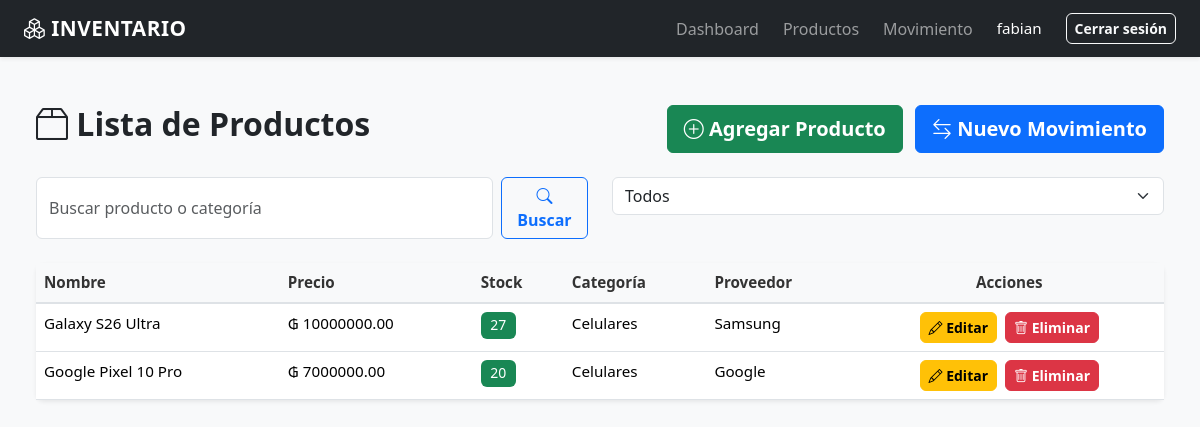
Page /productos/?page=2 (signed in) on the earlier database version.
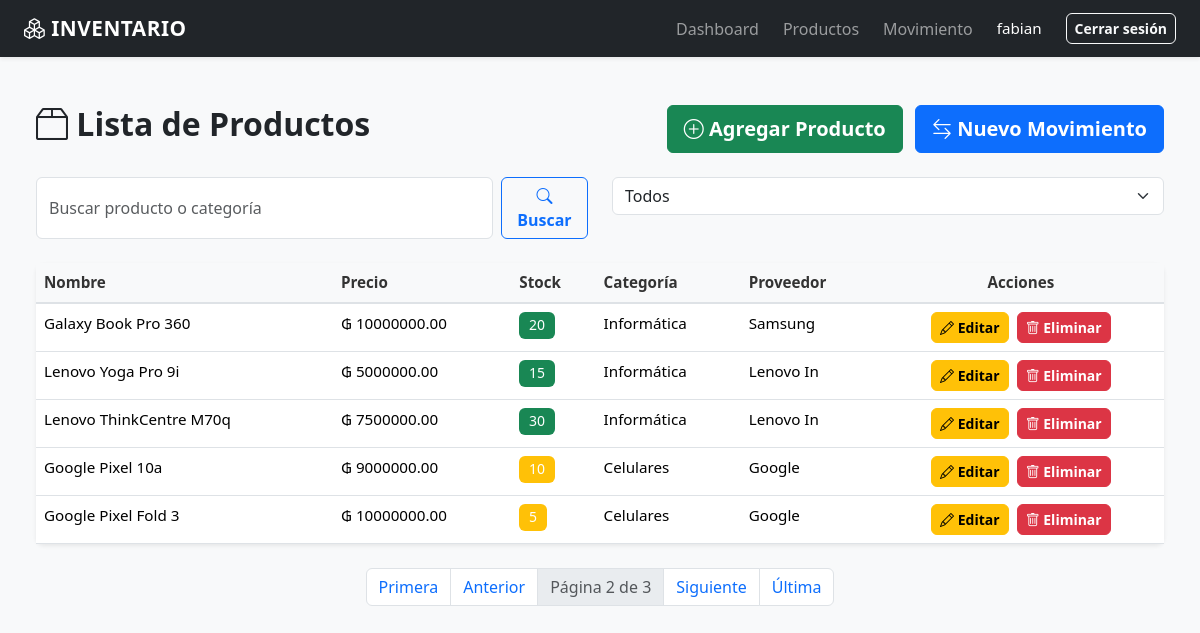
Same page on the later database version.
### inventario/models.py (models this page shows, shortened)
class Producto(models.Model):
    nombre = models.CharField(max_length=100)
    precio = models.DecimalField(max_digits=10, decimal_places=2)
    stock = models.IntegerField(default=0)
    categoria = models.ForeignKey(Categoria, on_delete=models.CASCADE)
    proveedor = models.ForeignKey(Proveedor, on_delete=models.CASCADE)

class Categoria(models.Model):
    nombre = models.CharField(max_length=100)

class Proveedor(models.Model):
    nombre = models.CharField(max_length=100)
    telefono = models.CharField(max_length=20)

### inventario/views.py (the view)
# urls.py: path('productos/', lista_productos, name='lista_productos'),
@login_required
def lista_productos(request):
    productos_lista = Producto.objects.select_related(
        'categoria',
        'proveedor'
    )
    busqueda = request.GET.get('buscar')
    if busqueda:
        productos_lista = productos_lista.filter(
            Q(nombre__icontains=busqueda)
            |
            Q(categoria__nombre__icontains=busqueda)
        )
    paginator = Paginator(
        productos_lista,
        5
    )
    page_number = request.GET.get('page')
    productos = paginator.get_page(page_number)
    return render(
        request,
        'inventario/lista_productos.html',
        {
            'productos': productos
        }
    )

### inventario/templates/inventario/lista_productos.html (shortened to what this page needs)
{% extends 'inventario/base.html' %}
{% block content %}
<div class="container-fluid">
    <div class="row mb-4 mt-4">
        <div class="col-md-6">
            <h2 class="fw-bold text-dark">
                <i class="bi bi-box2"></i> Lista de Productos
            </h2>
        </div>
        <div class="col-md-6 text-end">
            <a href="/producto/crear/" class="btn btn-success btn-lg">
                <i class="bi bi-plus-circle"></i> Agregar Producto
            </a>
            <a href="/movimientos/crear/" class="btn btn-primary btn-lg ms-2">
                <i class="bi bi-arrow-left-right"></i> Nuevo Movimiento
            </a>
        </div>
    </div>
    <div class="row mb-4">
        <div class="col-md-6">
            <form method="GET" class="d-flex gap-2">
                <input type="text"
                       name="busqueda"
                       id="busqueda"
                       class="form-control"
                       placeholder="Buscar producto o categoría"
                       value="{{ request.GET.busqueda }}">
                <button type="submit" class="btn btn-outline-primary">
                    <i class="bi bi-search"></i> Buscar
                </button>
            </form>
        </div>
        <div class="col-md-6">
            <select id="filtroStock" class="form-select">
                <option value="todos">Todos</option>
            </select>
        </div>
    </div>
    <div class="card border-0 shadow-sm">
        <div class="table-responsive">
            <table class="table table-hover mb-0">
                <thead class="table-light">
                    <tr>
                        <th>Nombre</th>
                        <th>Precio</th>
                        <th>Stock</th>
                        <th>Categoría</th>
                        <th>Proveedor</th>
                        <th class="text-center">Acciones</th>
                    </tr>
                </thead>
                <tbody>
                    {% for producto in productos %}
                        <tr class="fila-producto" data-stock="{{ producto.stock }}">
                            <td class="fw-5">{{ producto.nombre }}</td>
                            <td>₲ {{ producto.precio }}</td>
                            <td>
                                <span class="badge {% if producto.stock > 10 %}bg-success{% elif producto.stock > 0 %}bg-warning{% else %}bg-danger{% endif %}">
                                    {{ producto.stock }}
                                </span>
                            </td>
                            <td>{{ producto.categoria.nombre }}</td>
                            <td>{{ producto.proveedor.nombre }}</td>
                            <td>
                                <div class="d-flex gap-2 justify-content-center">
                                    <a href="/productos/{{ producto.id }}/editar" class="btn btn-warning btn-sm">
                                        <i class="bi bi-pencil"></i> Editar
                                    </a>
                                    <a href="/productos/{{ producto.id }}/eliminar/" class="btn btn-danger btn-sm" onclick="return confirm('¿Estás seguro?')">
                                        <i class="bi bi-trash"></i> Eliminar
                                    </a>
                                </div>
                            </td>
                        </tr>
                    {% endfor %}
                </tbody>
            </table>
        </div>
    </div>
    {% if productos.has_other_pages %}
        <nav aria-label="Paginación" class="mt-4">
            <ul class="pagination justify-content-center">
                {% if productos.has_previous %}
                    <li class="page-item">
                        <a class="page-link" href="?page=1">Primera</a>
                    </li>
                    <li class="page-item">
                        <a class="page-link" href="?page={{ productos.previous_page_number }}">Anterior</a>
                    </li>
                {% endif %}
                <li class="page-item disabled">
                    <span class="page-link">
                        Página {{ productos.number }} de {{ productos.paginator.num_pages }}
                    </span>
                </li>
                {% if productos.has_next %}
                    <li class="page-item">
                        <a class="page-link" href="?page={{ productos.next_page_number }}">Siguiente</a>
                    </li>
                    <li class="page-item">
                        <a class="page-link" href="?page={{ productos.paginator.num_pages }}">Última</a>
                    </li>
                {% endif %}
            </ul>
        </nav>
    {% endif %}
</div>
{% endblock content %}

### inventario/templates/inventario/base.html (shortened to what this page needs)
<!DOCTYPE html>
<html lang="es">
<head>
    <link href="https://cdn.jsdelivr.net/npm/bootstrap@5.3.3/dist/css/bootstrap.min.css" rel="stylesheet">
    <link rel="stylesheet" href="https://cdn.jsdelivr.net/npm/bootstrap-icons@1.11.0/font/bootstrap-icons.css">
</head>
<body class="bg-light">
    <nav class="navbar navbar-expand-lg navbar-dark bg-dark shadow-sm">
        <div class="container-fluid px-4">
            <a href="/" class="navbar-brand fw-bold">
                <i class="bi bi-boxes"></i> INVENTARIO
            </a>
            <div class="collapse navbar-collapse" id="navbarNav">
                <ul class="navbar-nav ms-auto">
                    <li class="nav-item">
                        <a class="nav-link" href="/">Dashboard</a>
                    </li>
                    <li class="nav-item">
                        <a class="nav-link" href="/productos/">Productos</a>
                    </li>
                    <li class="nav-item">
                        <a class="nav-link" href="/movimientos/crear/">Movimiento</a>
                    </li>
                </ul>
            </div>
            <div class="user-info ms-3">
                {% if user.is_authenticated %}
                    <span>{{user.username}}</span>
                    <form action="/logout/" method="POST" style="display:inline;">
                        <button type="submit" class="btn btn-outline-light btn-sm ms-2">
                            Cerrar sesión
                        </button>
                    </form>
                {% endif %}
            </div>
        </div>
    </nav>
    <main class="container-fluid px-4 py-4">
        {% block content %}
        {% endblock content %}
    </main>
</body>
</html>

### inventario/templates/inventario/base.html (style rules this page uses)
:root { --primary-color: #0d6efd; --secondary-color: #6c757d; --success-color: #198754; --danger-color: #dc3545; --warning-color: #ffc107; --info-color: #0dcaf0; }
* { margin: 0; padding: 0; box-sizing: border-box; }
body { background-color: #f8f9fa; font-family: 'Segoe UI', Tahoma, Geneva, Verdana, sans-serif; color: #333; }
.navbar { box-shadow: 0 2px 4px rgba(0, 0, 0, 0.1); }
.navbar-brand { font-weight: 700; font-size: 1.3rem; letter-spacing: 0.5px; }
.nav-link { font-weight: 500; transition: all 0.3s ease; margin-left: 0.5rem; }
.user-info { font-size: 0.95rem; color: white; display: flex; align-items: center; gap: 1rem; }
main { min-height: calc(100vh - 56px); padding-bottom: 2rem; }
.card { border: none; border-radius: 0.5rem; transition: box-shadow 0.3s ease; }
.form-control, .form-select { border: 1px solid #dee2e6; border-radius: 0.375rem; transition: border-color 0.3s, box-shadow 0.3s; }
.btn { font-weight: 600; border-radius: 0.375rem; transition: all 0.3s ease; }
.btn-primary { background-color: var(--primary-color); border-color: var(--primary-color); }
.table { font-size: 0.95rem; }
.table thead th { font-weight: 600; background-color: #f8f9fa; border-bottom: 2px solid #dee2e6; color: #333; }
.badge { padding: 0.4rem 0.6rem; font-size: 0.85rem; font-weight: 500; }

### inventario/templates/inventario/lista_productos.html (style rules this page uses)
.badge { padding: 0.4rem 0.6rem; font-size: 0.875rem; }

Differences in the rows shown:
no longer on this page (row unchanged): Producto: nombre "Galaxy S26 Ultra", precio "10000000.00", stock "27", categoria.nombre "Celulares", proveedor.nombre "Samsung"
no longer on this page (row unchanged): Producto: nombre "Google Pixel 10 Pro", precio "7000000.00", stock "20", categoria.nombre "Celulares", proveedor.nombre "Google"
added Producto: nombre "Galaxy Book Pro 360", precio "10000000.00", stock "20", categoria.nombre "Informática", proveedor.nombre "Samsung"
added Producto: nombre "Lenovo Yoga Pro 9i", precio "5000000.00", stock "15", categoria.nombre "Informática", proveedor.nombre "Lenovo In"
added Producto: nombre "Lenovo ThinkCentre M70q", precio "7500000.00", stock "30", categoria.nombre "Informática", proveedor.nombre "Lenovo In"
added Producto: nombre "Google Pixel 10a", precio "9000000.00", stock "10", categoria.nombre "Celulares", proveedor.nombre "Google"
added Producto: nombre "Google Pixel Fold 3", precio "10000000.00", stock "5", categoria.nombre "Celulares", proveedor.nombre "Google"
Other differences:
{{ productos.number }}: (not shown) → "2"
{{ productos.paginator.num_pages }}: (not shown) → "3"
text now shown: "Primera Anterior Página de Siguiente Última"
